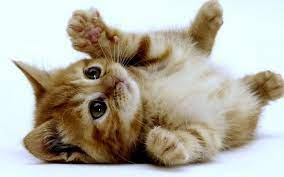
#> input picture kotek.jpg, 284 x 177 px
$ python main.py
#> lines starting #> are read from the running program, lines starting #| are printed output that depends on the picture
import time
from functools import wraps

import cv2
import numpy as np
import matplotlib.pyplot as plt


def timeit(f):
    @wraps(f)
    def wrap(*args, **kw):
        ts = time.time()
        result = f(*args, **kw)
        te = time.time()
        print('func:%r took: %2.4f sec' % (f.__name__, te-ts))
        return result
    return wrap


def hariscorners(path='./kotek.jpg'):
#> called with path = './kotek.jpg'
    img = cv2.imread(path)
#> img is the input picture: shape (177, 284, 3); mean B, G, R 163.7, 176.8, 181.1
    height, width, channels = img.shape
#> height = 177; width = 284; channels = 3
    b = np.zeros((height, width))
    g = np.zeros((height, width))
    r = np.zeros((height, width))

    for i in range(height):
        for j in range(width):
            b[i, j] = img[i, j, 0]
            g[i, j] = img[i, j, 1]
            r[i, j] = img[i, j, 2]
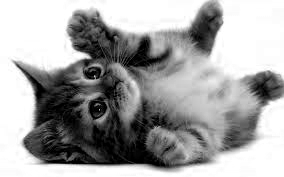
#> b: shape (177, 284) float64; min 0, max 255, mean 163.7
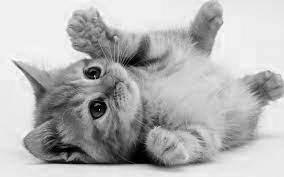
#> r: shape (177, 284) float64; min 0, max 254, mean 181.1

    gray_image = np.zeros((height, width), dtype=np.uint8)

    for i in range(height):
        for j in range(width):
            gray_image[i, j] = b[i, j] * 0.299 + r[i, j] * 0.587 + g[i, j] * 0.114

    # [16 lines of commented-out code are left out]

    derivative_x = np.gradient(gray_image, axis=1)
    derivative_y = np.gradient(gray_image, axis=0)
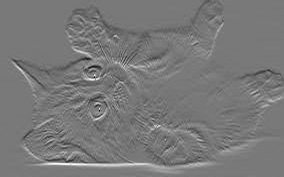
#> derivative_y: shape (177, 284) float64; min -93.5, max 103, mean 0; drawn with min black and max white
    derivative_x2 = derivative_x ** 2
    derivative_y2 = derivative_y ** 2
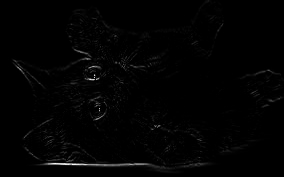
#> derivative_y2: shape (177, 284) float64; min 0, max 10609, mean 118; drawn with min black and max white
    derivative_xy = derivative_x * derivative_y
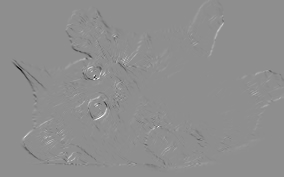
#> derivative_xy: shape (177, 284) float64; min -5207.2, max 4097.5, mean -0.9; drawn with min black and max white

    det_M = derivative_x2 * derivative_y2 - derivative_xy ** 2
#> det_M: shape (177, 284) float64; every value is 0
    trace_M = derivative_x2 + derivative_y2

    k = 0.05
    T = -180000
    corners = []

    harris_response = det_M - k * (trace_M ** 2)
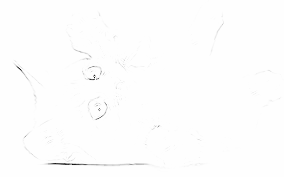
#> harris_response: shape (177, 284) float64; min -5996493.8, max 0, mean -19550.4; drawn with min black and max white

    # [15 lines of commented-out code are left out]

    for i in range(2, height - 2):
        for j in range(2, width - 2):
            if harris_response[i, j] < T:
                local_min = harris_response[i - 2:i + 3, j - 2:j + 3]
                if harris_response[i, j] == local_min.min():
                    corners.append((i, j))
#> after the loop, corners = 135 pairs, first value 15 to 166, second value 15 to 279

    corners_image = gray_image.copy()
    for corner in corners:
        i, j = corner
        corners_image[i, j] = 255
#> this loop made 135 passes
#> (i, j) on passes 1 to 12: (15, 99), (16, 222), (18, 95), (24, 105), (24, 222), (25, 67), (28, 71), (31, 217), (36, 69), (36, 114), (37, 215), (40, 70)
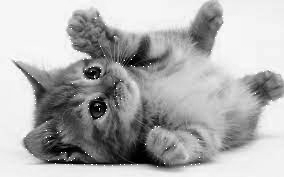
#> corners_image: shape (177, 284); min 0, max 255, mean 175.3

    # Wyświetl obraz wynikowy
    plt.figure(figsize=(12, 6))
    plt.subplot(1, 3, 1)
    plt.imshow(gray_image, cmap='gray')
    plt.title('Grayscale Image')
    plt.axis('off')

    plt.subplot(1, 3, 2)
    plt.imshow(derivative_x, cmap='gray')
    plt.title('Derivative X')
    plt.axis('off')

    plt.subplot(1, 3, 3)
    plt.imshow(derivative_y, cmap='gray')
    plt.title('Derivative Y')
    plt.axis('off')

    plt.show()

    # Wyświetl obraz z zaznaczonymi naroznikami
    plt.figure()
    plt.imshow(corners_image, cmap='gray')
    plt.title('Corners')
    plt.axis('off')
    plt.show()

if __name__ == '__main__':
    # [6 lines of commented-out code are left out]
    hariscorners()

$ run again, with samolot.jpg copied over kotek.jpg
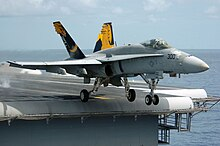
#> input picture samolot.jpg, 220 x 146 px
#> in hariscorners, img is the input picture: shape (146, 220, 3); mean B, G, R 143.2, 136.1, 121.3
#> det_M: shape (146, 220) float64; every value is 0
#> in hariscorners, `harris_response = det_M - k * (trace_M ** 2)`:
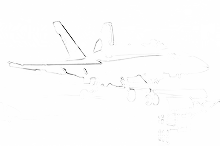
#> harris_response: shape (146, 220) float64; min -41130705.1, max 0, mean -223607.2; drawn with min black and max white
#> after the loop in hariscorners, `for i in range(2, height - 2):`: corners = 249 pairs, first value 22 to 143, second value 2 to 214
#> the loop in hariscorners, `for corner in corners:` made 249 passes
#> (i, j) on passes 1 to 3: (22, 53), (22, 60), (22, 109)
#> after the loop in hariscorners, `for corner in corners:`:
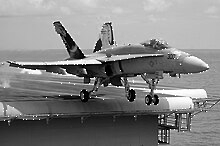
#> corners_image: shape (146, 220); min 0, max 255, mean 130
